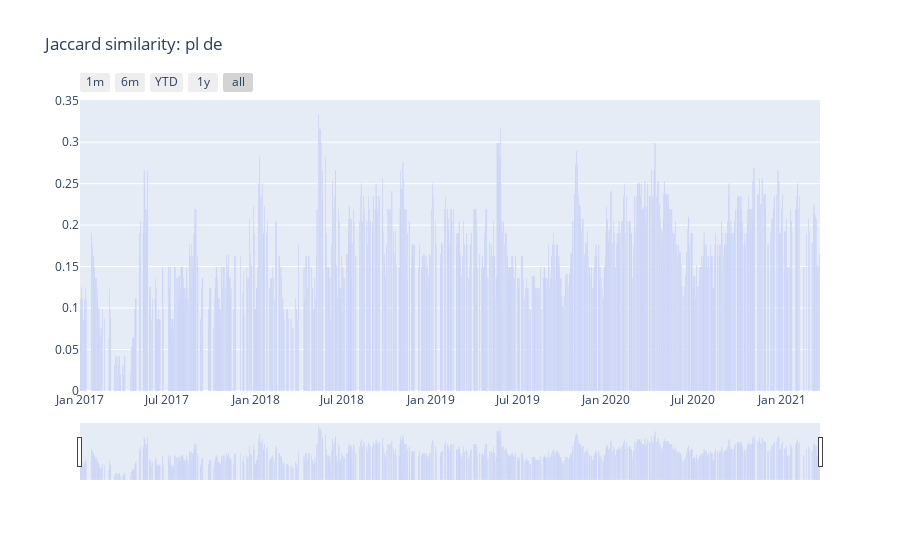

Write notebook code for a chart like this one.
### Code cell
plot_countries_similarity('pl','de')

### Figure 1 — Plotly figure (JSON) as saved in the notebook; plotly's stock layout.template omitted (floating-point values rounded to 4 significant figures; data arrays with more than 128 entries replaced by an {"elided": "..."} marker saying what was removed)
{"data": [{"name": "Similarity", "type": "bar", "x": {"elided": "1162 str values"}, "y": {"elided": "1162 float values"}}], "layout": {"title": {"text": "Jaccard similarity: pl de"}, "xaxis": {"rangeselector": {"buttons": [{"count": 1, "label": "1m", "step": "month", "stepmode": "backward"}, {"count": 6, "label": "6m", "step": "month", "stepmode": "backward"}, {"count": 1, "label": "YTD", "step": "year", "stepmode": "todate"}, {"count": 1, "label": "1y", "step": "year", "stepmode": "backward"}, {"step": "all"}]}, "rangeslider": {"visible": true}, "type": "date"}}}
